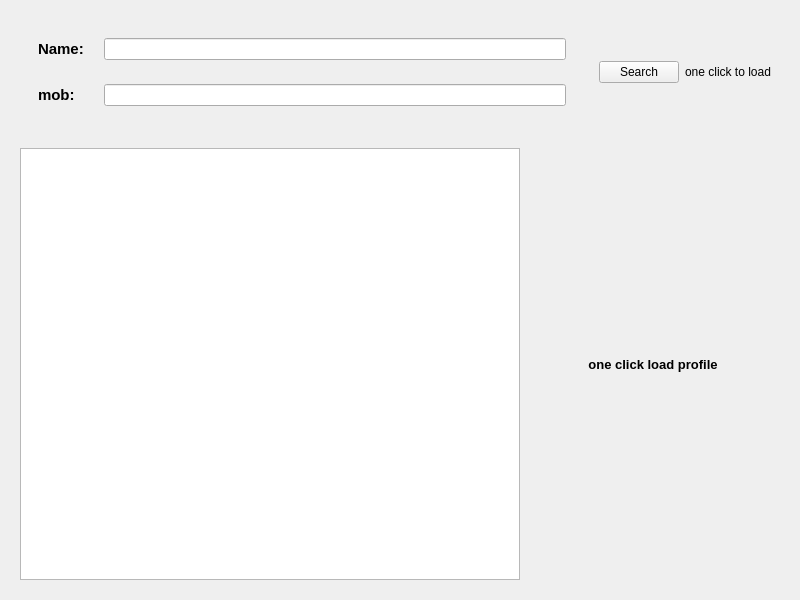
<?xml version="1.0" encoding="UTF-8"?>
<ui version="4.0">
 <class>search</class>
 <widget class="QWidget" name="search">
  <property name="geometry">
   <rect>
    <x>0</x>
    <y>0</y>
    <width>800</width>
    <height>600</height>
   </rect>
  </property>
  <property name="sizePolicy">
   <sizepolicy hsizetype="Fixed" vsizetype="Fixed">
    <horstretch>0</horstretch>
    <verstretch>0</verstretch>
   </sizepolicy>
  </property>
  <property name="minimumSize">
   <size>
    <width>800</width>
    <height>600</height>
   </size>
  </property>
  <property name="maximumSize">
   <size>
    <width>800</width>
    <height>600</height>
   </size>
  </property>
  <property name="windowTitle">
   <string>Form</string>
  </property>
  <layout class="QVBoxLayout" name="verticalLayout">
   <item>
    <widget class="QWidget" name="widget_6" native="true">
     <property name="maximumSize">
      <size>
       <width>16777215</width>
       <height>170</height>
      </size>
     </property>
     <layout class="QHBoxLayout" name="horizontalLayout_4">
      <item>
       <widget class="QWidget" name="widget" native="true">
        <property name="maximumSize">
         <size>
          <width>16777215</width>
          <height>150</height>
         </size>
        </property>
        <layout class="QVBoxLayout" name="verticalLayout_2">
         <item>
          <widget class="QWidget" name="widget_3" native="true">
           <layout class="QHBoxLayout" name="horizontalLayout">
            <item>
             <widget class="QLabel" name="label">
              <property name="minimumSize">
               <size>
                <width>60</width>
                <height>0</height>
               </size>
              </property>
              <property name="maximumSize">
               <size>
                <width>60</width>
                <height>16777215</height>
               </size>
              </property>
              <property name="font">
               <font>
                <pointsize>11</pointsize>
                <bold>true</bold>
               </font>
              </property>
              <property name="text">
               <string>Name:</string>
              </property>
             </widget>
            </item>
            <item>
             <widget class="QLineEdit" name="name"/>
            </item>
           </layout>
          </widget>
         </item>
         <item>
          <widget class="QWidget" name="widget_4" native="true">
           <layout class="QHBoxLayout" name="horizontalLayout_2">
            <item>
             <widget class="QLabel" name="label_2">
              <property name="minimumSize">
               <size>
                <width>60</width>
                <height>0</height>
               </size>
              </property>
              <property name="maximumSize">
               <size>
                <width>60</width>
                <height>16777215</height>
               </size>
              </property>
              <property name="font">
               <font>
                <pointsize>11</pointsize>
                <bold>true</bold>
               </font>
              </property>
              <property name="text">
               <string>mob:</string>
              </property>
             </widget>
            </item>
            <item>
             <widget class="QLineEdit" name="mob"/>
            </item>
           </layout>
          </widget>
         </item>
        </layout>
       </widget>
      </item>
      <item>
       <widget class="QWidget" name="widget_7" native="true">
        <layout class="QHBoxLayout" name="horizontalLayout_5">
         <item>
          <widget class="QPushButton" name="search_2">
           <property name="text">
            <string>Search</string>
           </property>
           <property name="icon">
            <iconset resource="images/images.qrc">
             <normaloff>:/login/magnifier.png</normaloff>:/login/magnifier.png</iconset>
           </property>
           <property name="iconSize">
            <size>
             <width>32</width>
             <height>32</height>
            </size>
           </property>
          </widget>
         </item>
         <item>
          <widget class="QLabel" name="id_2">
           <property name="text">
            <string>one click to load</string>
           </property>
           <property name="alignment">
            <set>Qt::AlignCenter</set>
           </property>
          </widget>
         </item>
        </layout>
       </widget>
      </item>
     </layout>
    </widget>
   </item>
   <item>
    <widget class="QWidget" name="widget_2" native="true">
     <layout class="QHBoxLayout" name="horizontalLayout_6">
      <item>
       <widget class="QTableWidget" name="nas">
        <property name="minimumSize">
         <size>
          <width>500</width>
          <height>0</height>
         </size>
        </property>
        <property name="maximumSize">
         <size>
          <width>500</width>
          <height>16777215</height>
         </size>
        </property>
       </widget>
      </item>
      <item>
       <widget class="QWidget" name="widget_8" native="true">
        <layout class="QHBoxLayout" name="horizontalLayout_7">
         <item>
          <widget class="QLabel" name="prof">
           <property name="font">
            <font>
             <pointsize>10</pointsize>
             <bold>true</bold>
            </font>
           </property>
           <property name="text">
            <string>one click load profile</string>
           </property>
           <property name="alignment">
            <set>Qt::AlignCenter</set>
           </property>
          </widget>
         </item>
        </layout>
       </widget>
      </item>
     </layout>
    </widget>
   </item>
  </layout>
 </widget>
 <resources>
  <include location="images/images.qrc"/>
 </resources>
 <connections/>
</ui>
